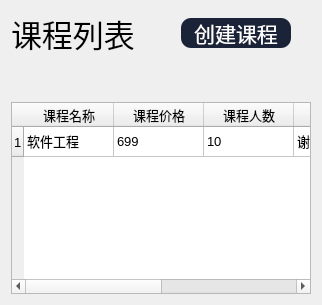
       <widget class="QWidget" name="page_3">
        <layout class="QHBoxLayout" name="horizontalLayout_23">
         <item>
          <layout class="QVBoxLayout" name="verticalLayout_15">
           <item>
            <layout class="QHBoxLayout" name="horizontalLayout_22">
             <property name="rightMargin">
              <number>20</number>
             </property>
             <item>
              <widget class="QLabel" name="label_6">
               <property name="font">
                <font>
                 <pointsize>23</pointsize>
                </font>
               </property>
               <property name="text">
                <string>课程列表</string>
               </property>
              </widget>
             </item>
             <item>
              <spacer name="horizontalSpacer_4">
               <property name="orientation">
                <enum>Qt::Horizontal</enum>
               </property>
               <property name="sizeHint" stdset="0">
                <size>
                 <width>40</width>
                 <height>20</height>
                </size>
               </property>
              </spacer>
             </item>
             <item>
              <widget class="QPushButton" name="pushButton_13">
               <property name="minimumSize">
                <size>
                 <width>110</width>
                 <height>25</height>
                </size>
               </property>
               <property name="maximumSize">
                <size>
                 <width>300000</width>
                 <height>30</height>
                </size>
               </property>
               <property name="font">
                <font>
                 <pointsize>16</pointsize>
                </font>
               </property>
               <property name="styleSheet">
                <string notr="true">QPushButton{
	color: rgb(255, 255, 255);
	border-radius:10px;
	background-color: rgb(27, 35, 56);
}
QPushButton:hover{
	background-color: rgb(47, 60, 97);
}
QPushButton:pressed{	
	background-color: rgb(19, 24, 39);
}</string>
               </property>
               <property name="text">
                <string>创建课程</string>
               </property>
              </widget>
             </item>
            </layout>
           </item>
           <item>
            <layout class="QVBoxLayout" name="verticalLayout_14">
             <item>
              <spacer name="verticalSpacer_5">
               <property name="orientation">
                <enum>Qt::Vertical</enum>
               </property>
               <property name="sizeType">
                <enum>QSizePolicy::Minimum</enum>
               </property>
               <property name="sizeHint" stdset="0">
                <size>
                 <width>20</width>
                 <height>40</height>
                </size>
               </property>
              </spacer>
             </item>
             <item>
              <widget class="QTableWidget" name="tableWidget_2">
               <property name="font">
                <font>
                 <pointsize>10</pointsize>
                </font>
               </property>
               <attribute name="horizontalHeaderCascadingSectionResizes">
                <bool>false</bool>
               </attribute>
               <attribute name="horizontalHeaderMinimumSectionSize">
                <number>25</number>
               </attribute>
               <attribute name="horizontalHeaderDefaultSectionSize">
                <number>90</number>
               </attribute>
               <attribute name="horizontalHeaderShowSortIndicator" stdset="0">
                <bool>true</bool>
               </attribute>
               <attribute name="horizontalHeaderStretchLastSection">
                <bool>true</bool>
               </attribute>
               <attribute name="verticalHeaderVisible">
                <bool>true</bool>
               </attribute>
               <attribute name="verticalHeaderCascadingSectionResizes">
                <bool>false</bool>
               </attribute>
               <row>
                <property name="text">
                 <string>1</string>
                </property>
               </row>
               <column>
                <property name="text">
                 <string>课程名称</string>
                </property>
               </column>
               <column>
                <property name="text">
                 <string>课程价格</string>
                </property>
               </column>
               <column>
                <property name="text">
                 <string>课程人数</string>
                </property>
               </column>
               <column>
                <property name="text">
                 <string>任课教师</string>
                </property>
               </column>
               <column>
                <property name="text">
                 <string>创建时间</string>
                </property>
               </column>
               <column>
                <property name="text">
                 <string>编辑</string>
                </property>
               </column>
               <item row="0" column="0">
                <property name="text">
                 <string>软件工程</string>
                </property>
               </item>
               <item row="0" column="1">
                <property name="text">
                 <string>699</string>
                </property>
               </item>
               <item row="0" column="2">
                <property name="text">
                 <string>10</string>
                </property>
               </item>
               <item row="0" column="3">
                <property name="text">
                 <string>谢帝</string>
                </property>
               </item>
               <item row="0" column="4">
                <property name="text">
                 <string>2024-7/1</string>
                </property>
               </item>
               <item row="0" column="5">
                <property name="text">
                 <string>编辑</string>
                </property>
               </item>
              </widget>
             </item>
            </layout>
           </item>
          </layout>
         </item>
        </layout>
       </widget>
